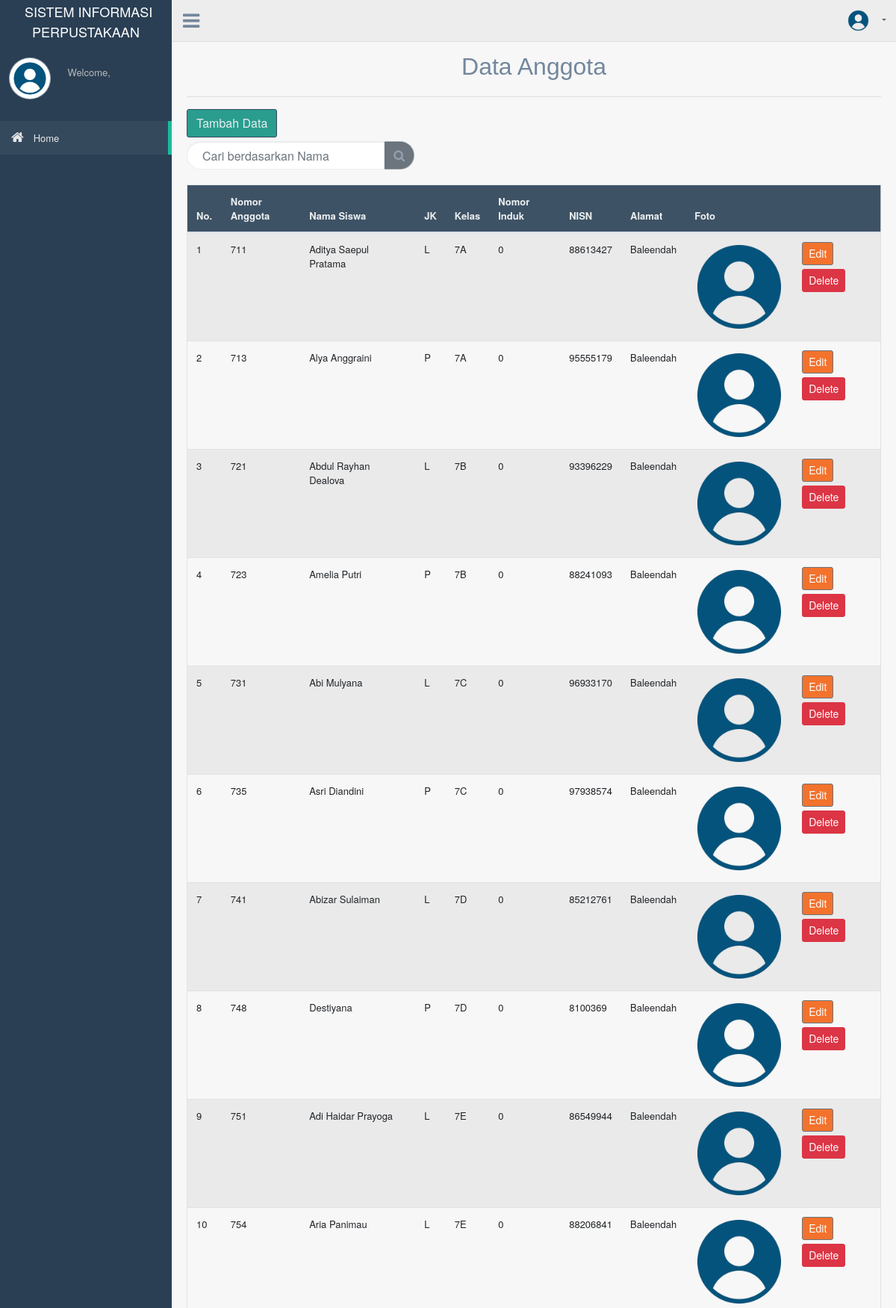
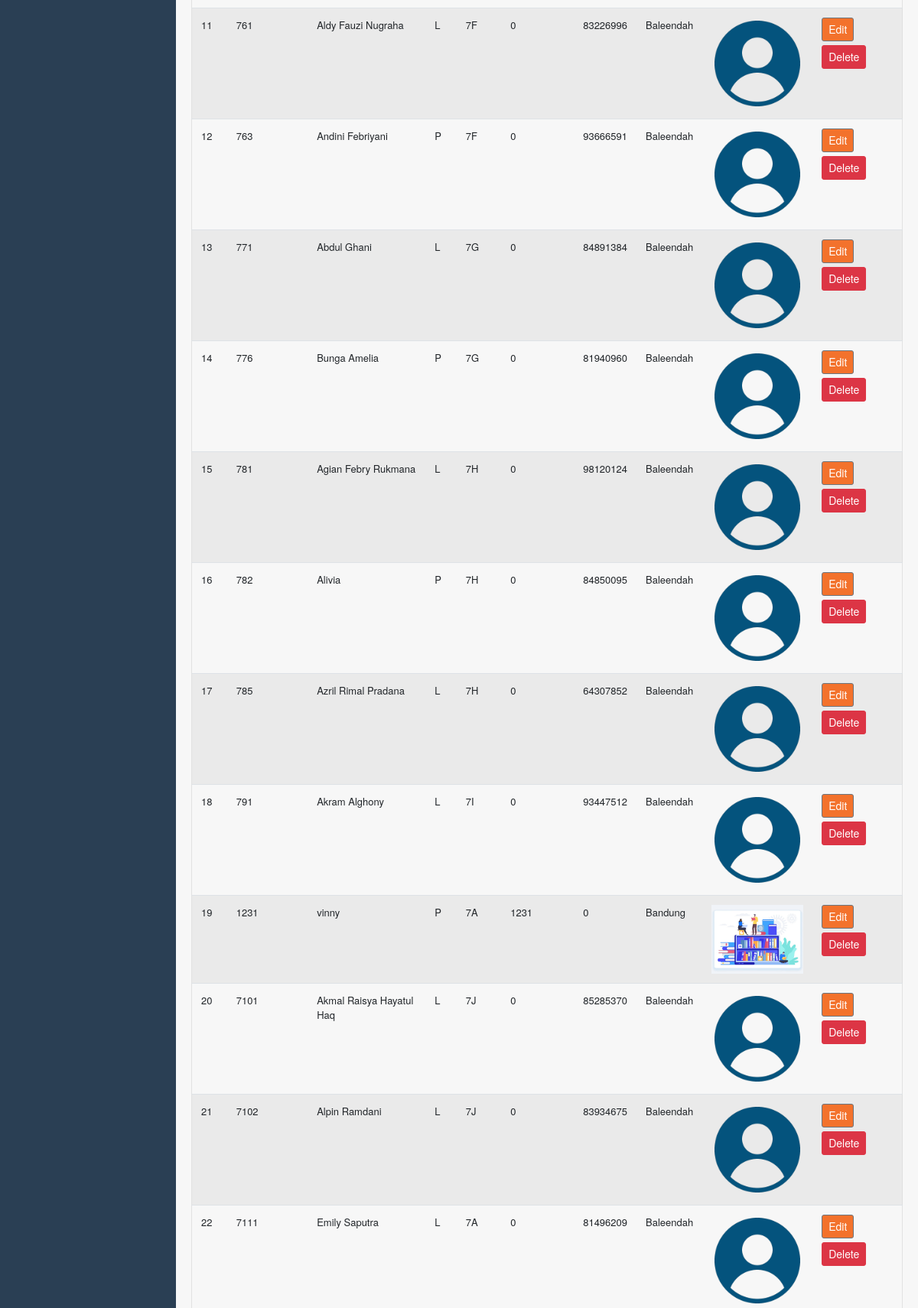
The app's page /index.php?page=anggota_data (upper part) with its own data (2 pictures, top to bottom).
### tables this page shows
CREATE TABLE `anggota` (
  `id_anggota` int(5) NOT NULL,
  `nama_siswa` varchar(30) NOT NULL,
  `jk` varchar(1) NOT NULL,
  `kelas` varchar(2) NOT NULL,
  `nomor_induk` int(8) NOT NULL,
  `nisn` int(10) NOT NULL,
  `alamat` varchar(30) NOT NULL,
  `foto` varchar(100) NOT NULL
);

### anggota_data.php (the view, shortened to what this page needs)
<?php
include('koneksi.php');
?>
	<div class="container" style="margin-top:20px">
		<center><font size="6" face="Helvetica" >Data Anggota</font></center>
		<hr>
		<a href="anggota_tambah.php"><button class="btn btn-dark right" style="background: #2A9D8F;">Tambah Data</button></a>
		<div class="table-responsive">
		<table class="table table-striped jambo_table bulk_action">
			<thead>
				<tr>
					<th> No.  </th>
					<th> Nomor Anggota </th>
					<th> Nama Siswa </th>
					<th> JK </th>
					<th> Kelas </th>
					<th> Nomor Induk</th>
					<th> NISN </th>
					<th> Alamat </th>
					<th> Foto </th>
					<th>  </th>
				</tr>
			</thead>
			<tbody>
			</div>
			<form action="" method="POST">
			<div class="title_right">
                <div class="col-md-4 col-sm-4 col-xs-12 form-group pull-right top_search">
                  <div class="input-group">
                    <input type="text" class="form-control" name="qcari" placeholder="Cari berdasarkan Nama" required />
                    <span class="input-group-btn">
                      <button class="btn btn-secondary" type="submit"><i class="fa fa-search"></i></button>
                    </span>
                  </div>
			</form>
                </div>
              </div>
            </div>
			<?php
                    if (isset($_POST['qcari'])) {
                    $qcari = $_POST['qcari'];
                    $data = mysqli_query($koneksi,"SELECT * FROM anggota WHERE nama_siswa LIKE '%".$qcari."%' or id_anggota LIKE '%".$qcari."%'")or die(mysql_error());
                    }else{
                    $data = mysqli_query($koneksi,"SELECT * FROM anggota")or die(mysql_error());
					}
					$no = 1;
				?>
				<?php
					while($anggota=mysqli_fetch_assoc($data)) :
               		?>
					<tr>
					<td><?php echo $no++; ?></td>
					<td><?php echo $anggota['id_anggota']; ?></td>
					<td><?php echo $anggota['nama_siswa']; ?></td>
					<td><?php echo $anggota['jk']; ?></td>
					<td><?php echo $anggota['kelas']; ?></td>
					<td><?php echo $anggota['nomor_induk']; ?></td>
					<td><?php echo $anggota['nisn']; ?></td>
					<td><?php echo $anggota['alamat']; ?></td>
					<td><img style="width: 120px;" src="assets/images/<?php echo $anggota['foto']; ?>"></td>
					<td>
						<a href="anggota_edit.php?id_anggota=<?php echo $anggota['id_anggota'];?>" class="btn btn-secondary btn-sm" style="background: #f3722c;">Edit</a>
						<a href="anggota_delete.php?id_anggota=<?php echo $anggota['id_anggota'];?>" class="btn btn-danger btn-sm" onclick="return confirm(\'Yakin ingin menghapus data ini?\')">Delete</a>
					</td>
					</tr>
				<?php endwhile; ?>
	</div>

### index.php (shortened to what this page needs)
<?php
require_once "koneksi.php";
?>
<!DOCTYPE html>
<html lang="en">
  <head>
    <link href="assets/bootstrap/dist/css/bootstrap.min.css" rel="stylesheet">
    <link href="assets/font-awesome/css/font-awesome.min.css" rel="stylesheet">
    <link href="assets/nprogress/nprogress.css" rel="stylesheet">
    <link href="assets/iCheck/skins/flat/green.css" rel="stylesheet">
    <link href="assets/bootstrap-progressbar/css/bootstrap-progressbar-3.3.4.min.css" rel="stylesheet">
    <link href="assets/css/custom.min.css" rel="stylesheet">
  </head>
  <body class="nav-md">
    <div class="container body">
      <div class="main_container">
        <div class="col-md-3 left_col">
          <div class="left_col scroll-view">
            <div class="navbar nav_title" style="border: 0;">
            <center>
            &nbsp; <a href="index.php" class="-2x" style="color:#fff;" ><span><font size="4.95" color="white" face="Helvetica Neue">SISTEM INFORMASI PERPUSTAKAAN</font></span></a>
            </center>
            </div>
            <div class="profile clearfix">
              <div class="profile_pic">
                <img src="assets/images/orang.png" alt="..." class="img-circle profile_img">
              </div>
              <div class="profile_info">
                <span>Welcome,</span>
              </div>
            </div>
            <br />
            <div id="sidebar-menu" class="main_menu_side hidden-print main_menu">
              <div class="menu_section">
                <ul class="nav side-menu">
                  <li><a href="index.php"><i class="fa fa-home"></i> Home <span class="fa fa-chevron"></span></a>
                  </li><br>
                </ul>
              </div>
            </div>
          </div>
        </div>
        <div class="top_nav">
          <div class="nav_menu">
              <div class="nav toggle">
                <a id="menu_toggle"><i class="fa fa-bars"></i></a>
              </div>
              <nav class="nav navbar-nav">
              <ul class=" navbar-right">
                <li class="nav-item dropdown open" >
                  <a href="#" class="user-profile dropdown-toggle" aria-haspopup="true" id="navbarDropdown" data-toggle="dropdown" aria-expanded="false">
                    <img src="assets/images/orang.png" alt="">
                  </a>
                </li>
              </ul>
            </nav>
          </div>
        </div>
        <div class="right_col" role="main">
      <?php
      $queries = array();
      parse_str($_SERVER['QUERY_STRING'], $queries);
      switch ($queries['page']) {
          case 'anggota_data':
            include 'anggota_data.php';
            break;
        }
        ?>
  </body>
</html>

### records on screen
anggota: id_anggota "711", nama_siswa "Aditya Saepul Pratama", jk "L", kelas "7A", nomor_induk "0", nisn "88613427", alamat "Baleendah", foto (picture)
anggota: id_anggota "713", nama_siswa "Alya Anggraini", jk "P", kelas "7A", nomor_induk "0", nisn "95555179", alamat "Baleendah", foto (picture)
anggota: id_anggota "721", nama_siswa "Abdul Rayhan Dealova", jk "L", kelas "7B", nomor_induk "0", nisn "93396229", alamat "Baleendah", foto (picture)
anggota: id_anggota "723", nama_siswa "Amelia Putri", jk "P", kelas "7B", nomor_induk "0", nisn "88241093", alamat "Baleendah", foto (picture)
anggota: id_anggota "731", nama_siswa "Abi Mulyana", jk "L", kelas "7C", nomor_induk "0", nisn "96933170", alamat "Baleendah", foto (picture)
anggota: id_anggota "735", nama_siswa "Asri Diandini", jk "P", kelas "7C", nomor_induk "0", nisn "97938574", alamat "Baleendah", foto (picture)
anggota: id_anggota "741", nama_siswa "Abizar Sulaiman", jk "L", kelas "7D", nomor_induk "0", nisn "85212761", alamat "Baleendah", foto (picture)
anggota: id_anggota "748", nama_siswa "Destiyana", jk "P", kelas "7D", nomor_induk "0", nisn "8100369", alamat "Baleendah", foto (picture)
anggota: id_anggota "751", nama_siswa "Adi Haidar Prayoga", jk "L", kelas "7E", nomor_induk "0", nisn "86549944", alamat "Baleendah", foto (picture)
anggota: id_anggota "754", nama_siswa "Aria Panimau", jk "L", kelas "7E", nomor_induk "0", nisn "88206841", alamat "Baleendah", foto (picture)
anggota: id_anggota "761", nama_siswa "Aldy Fauzi Nugraha", jk "L", kelas "7F", nomor_induk "0", nisn "83226996", alamat "Baleendah", foto (picture)
anggota: id_anggota "763", nama_siswa "Andini Febriyani", jk "P", kelas "7F", nomor_induk "0", nisn "93666591", alamat "Baleendah", foto (picture)
anggota: id_anggota "771", nama_siswa "Abdul Ghani", jk "L", kelas "7G", nomor_induk "0", nisn "84891384", alamat "Baleendah", foto (picture)
anggota: id_anggota "776", nama_siswa "Bunga Amelia", jk "P", kelas "7G", nomor_induk "0", nisn "81940960", alamat "Baleendah", foto (picture)
anggota: id_anggota "781", nama_siswa "Agian Febry Rukmana", jk "L", kelas "7H", nomor_induk "0", nisn "98120124", alamat "Baleendah", foto (picture)
anggota: id_anggota "782", nama_siswa "Alivia", jk "P", kelas "7H", nomor_induk "0", nisn "84850095", alamat "Baleendah", foto (picture)
anggota: id_anggota "785", nama_siswa "Azril Rimal Pradana", jk "L", kelas "7H", nomor_induk "0", nisn "64307852", alamat "Baleendah", foto (picture)
anggota: id_anggota "791", nama_siswa "Akram Alghony", jk "L", kelas "7I", nomor_induk "0", nisn "93447512", alamat "Baleendah", foto (picture)
anggota: id_anggota "1231", nama_siswa "vinny", jk "P", kelas "7A", nomor_induk "1231", nisn "0", alamat "Bandung", foto (picture)
anggota: id_anggota "7101", nama_siswa "Akmal Raisya Hayatul Haq", jk "L", kelas "7J", nomor_induk "0", nisn "85285370", alamat "Baleendah", foto (picture)
anggota: id_anggota "7102", nama_siswa "Alpin Ramdani", jk "L", kelas "7J", nomor_induk "0", nisn "83934675", alamat "Baleendah", foto (picture)
anggota: id_anggota "7111", nama_siswa "Emily Saputra", jk "L", kelas "7A", nomor_induk "0", nisn "81496209", alamat "Baleendah", foto (picture)
